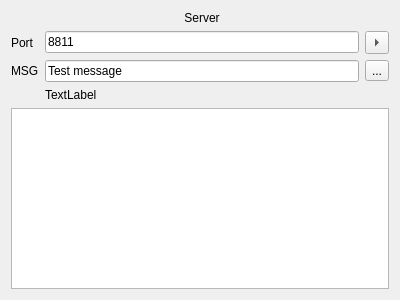
<?xml version="1.0" encoding="UTF-8"?>
<ui version="4.0">
 <class>ServerWidget</class>
 <widget class="QWidget" name="ServerWidget">
  <property name="geometry">
   <rect>
    <x>0</x>
    <y>0</y>
    <width>400</width>
    <height>300</height>
   </rect>
  </property>
  <property name="windowTitle">
   <string>Form</string>
  </property>
  <layout class="QGridLayout" name="gridLayout">
   <item row="2" column="2">
    <widget class="QToolButton" name="toolButton_2">
     <property name="text">
      <string>...</string>
     </property>
    </widget>
   </item>
   <item row="1" column="2">
    <widget class="QToolButton" name="toolButton">
     <property name="text">
      <string>...</string>
     </property>
     <property name="arrowType">
      <enum>Qt::RightArrow</enum>
     </property>
    </widget>
   </item>
   <item row="4" column="0" colspan="3">
    <widget class="QListWidget" name="listWidget"/>
   </item>
   <item row="1" column="0">
    <widget class="QLabel" name="label">
     <property name="text">
      <string>Port</string>
     </property>
    </widget>
   </item>
   <item row="2" column="0">
    <widget class="QLabel" name="label_2">
     <property name="text">
      <string>MSG</string>
     </property>
    </widget>
   </item>
   <item row="2" column="1">
    <widget class="QLineEdit" name="lineEdit_2">
     <property name="text">
      <string>Test message</string>
     </property>
    </widget>
   </item>
   <item row="3" column="1">
    <widget class="QLabel" name="label_3">
     <property name="text">
      <string>TextLabel</string>
     </property>
    </widget>
   </item>
   <item row="1" column="1">
    <widget class="QLineEdit" name="lineEdit">
     <property name="text">
      <string>8811</string>
     </property>
    </widget>
   </item>
   <item row="0" column="1">
    <widget class="QLabel" name="label_4">
     <property name="text">
      <string>Server</string>
     </property>
     <property name="alignment">
      <set>Qt::AlignCenter</set>
     </property>
    </widget>
   </item>
  </layout>
 </widget>
 <resources/>
 <connections/>
</ui>
